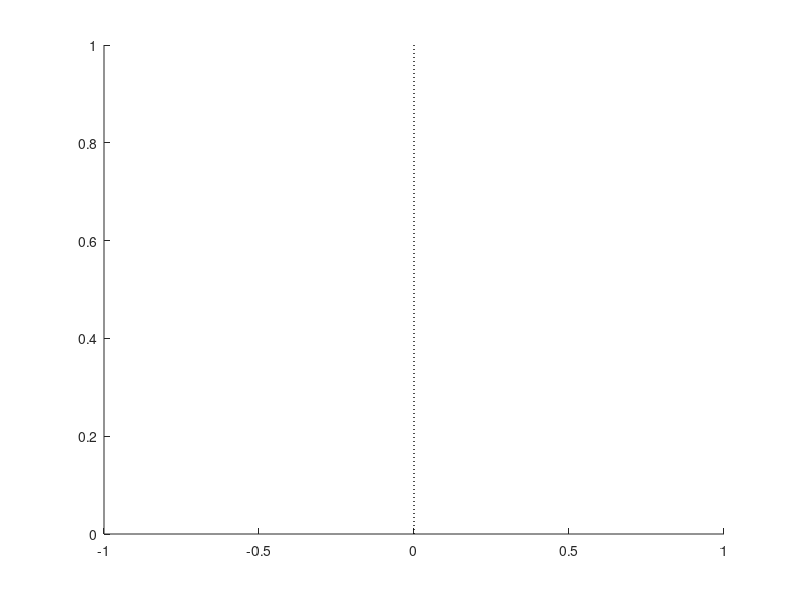

This figure's MATLAB source:
function [lh] = vertline(xloc,hax,color, linestyle, linewidth)
% function [lh] = vertline(xloc,hax,color, linestyle)
if nargin<1
    xloc =0;
end

if nargin<2 || isempty(hax)
    hax = gcf;
end

if nargin<3 || isempty(color)
    color =  'k';
end

if nargin<4 || isempty(linestyle)
    linestyle =  ':';
end


if nargin<5|| isempty(linewidth)
    linewidth =  1;
end
lh=line([xloc xloc], get(gca, 'ylim'), 'color', color, 'linestyle', linestyle,'linewidth',linewidth);